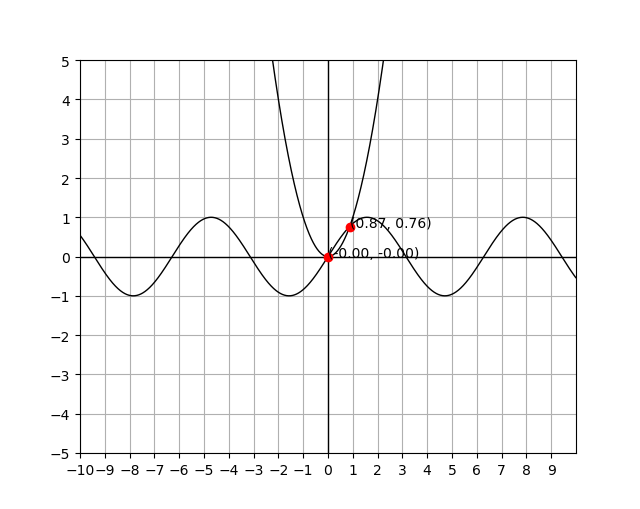

Generate this figure with Python:
import matplotlib.pyplot as plt
import math
import matplotlib as mpl
import numpy as np
import sympy
from sympy.abc import x
from sympy import sin, cos, pi


x1 = np.arange(-10,10,0.01)   # start,stop,step
y1 = sympy.sympify(sin(x))
y1 = sympy.lambdify(x, y1, 'numpy')

y2 = sympy.sympify(x**2)
y2 = sympy.lambdify(x, y2, 'numpy')

plt.grid(True)
plt.axhline(y=0, lw=1, color='black')
plt.axvline(x=0, lw=1, color='black')
plt.xticks(np.arange(-10, 10, 1.0))
plt.yticks(np.arange(-10, 10, 1.0))

plot_x1 = x1
plot_y1 = y1(x1)
plot_y2 = y2(x1)

plt.plot(plot_x1,plot_y1, color='black', linewidth=1)
plt.plot(plot_x1,plot_y2, color='black', linewidth=1)

idx = np.argwhere(np.diff(np.sign(plot_y1 - plot_y2))).flatten()
plt.plot(plot_x1[idx], plot_y1[idx], 'ro')

for i in idx:
    plt.text(plot_x1[i], plot_y1[i], f'({"%.2f" % plot_x1[i]}, {"%.2f" % plot_y1[i]})')

# plt.plot(3, 9, marker='.', color='black')

plt.show()
